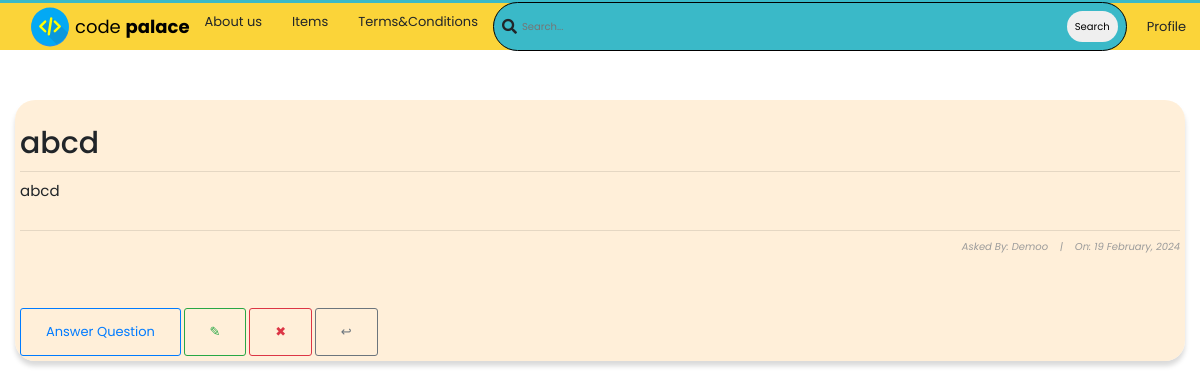
/questions/21/ (signed in), run on the app's committed database.
### CodePalaceBase/models.py (models this page shows, shortened)
class Question(models.Model):
    user = models.ForeignKey(User, on_delete=models.CASCADE)
    title = models.CharField(max_length=10000)
    content = models.TextField(null=True, blank=True)
    date_created = models.DateTimeField(default=timezone.now)

### CodePalaceBase/views.py (the view)
# urls.py: path('questions/<int:pk>/', views.QuestionDetailView.as_view(),
class QuestionDetailView(DetailView):
    model = Question

### CodePalaceBase/templates/CodePalaceBase/question_detail.html (shortened to what this page needs)
{% extends 'base.html' %}
{% block content %}
<!DOCTYPE html>
<html lang="en">
<head>
</head>
<body>
    <div class="container">
        <div class="list-question">
            <div class="questions">
                <div class="container" style="background-color: rgba(255, 235, 209, 0.808); padding: 5px; box-shadow: rgba(0, 0, 0, 0.15) 0px 5px 5px 0px; border-radius: 20px;" >
                    <h3 id="fh3">{{question.title}}</h3>
                    <hr>
                    <h6 id="fh6">{{ question.content|safe }}</h6>
                    <hr>
                    <h6 id="fh6" style="font-size: 10px; font-style: italic; color: rgb(155, 155, 155); text-align: right;">Asked By: <a href="{% url 'profile' %}">{{ object.user|title }}</a>&nbsp;&nbsp;&nbsp; |&nbsp;&nbsp;&nbsp; On: {{ object.date_created|date:"j F, Y" }}</h6>
                    <br>
                    <br>
                    <a class="btn btn-outline-primary" id="fa" href="" style="text-decoration: none;">Answer Question</a>
                    <a style="text-decoration: none; " class="btn btn-outline-success" href="">&#x270E;</a>
                    <a style="text-decoration: none; " class="btn btn-outline-danger" href="">&#x2716;</a>
                    <a style="text-decoration: none; " class="btn btn-outline-secondary" href=" {% url 'CodePalaceBase:questions_list' %} ">&#x21a9;</a>
                </div> <br><br>
                </div> <br>
            </div>
        </div>
        <br>
</body>
</html>
{% endblock content %}

### static/main.css (style rules this page uses)
*, *::before, *::after { margin: 0; padding: 0; box-sizing: border-box; }
html { font-size: 10px; color: var(--black-800); }
.container { width: 100%; max-width: 126.4rem; margin: 0 auto; padding: 0 1.5rem; }
a { text-decoration: none; color: var(--blue-600); cursor: pointer; }
.btn { text-align: center; font-size: 1.3rem; border-radius: 3px; transition: all 0.5s; padding: 1.3rem 2.5rem; }

### CodePalaceBase/templates/CodePalaceBase/question_detail.html (style rules this page uses)
body { margin-top: 100px; font-family: 'Poppins', sans-serif; }
#fh3 { text-align: center; font-size: 30px; padding-top: 20px; text-align: left; }
#fh6 { text-align: left; font-size: 15px; padding-bottom: 20px; font-weight: normal; }

### data on the page
Question: title "abcd", content "abcd", user "Demoo", date_created "19 February, 2024"
